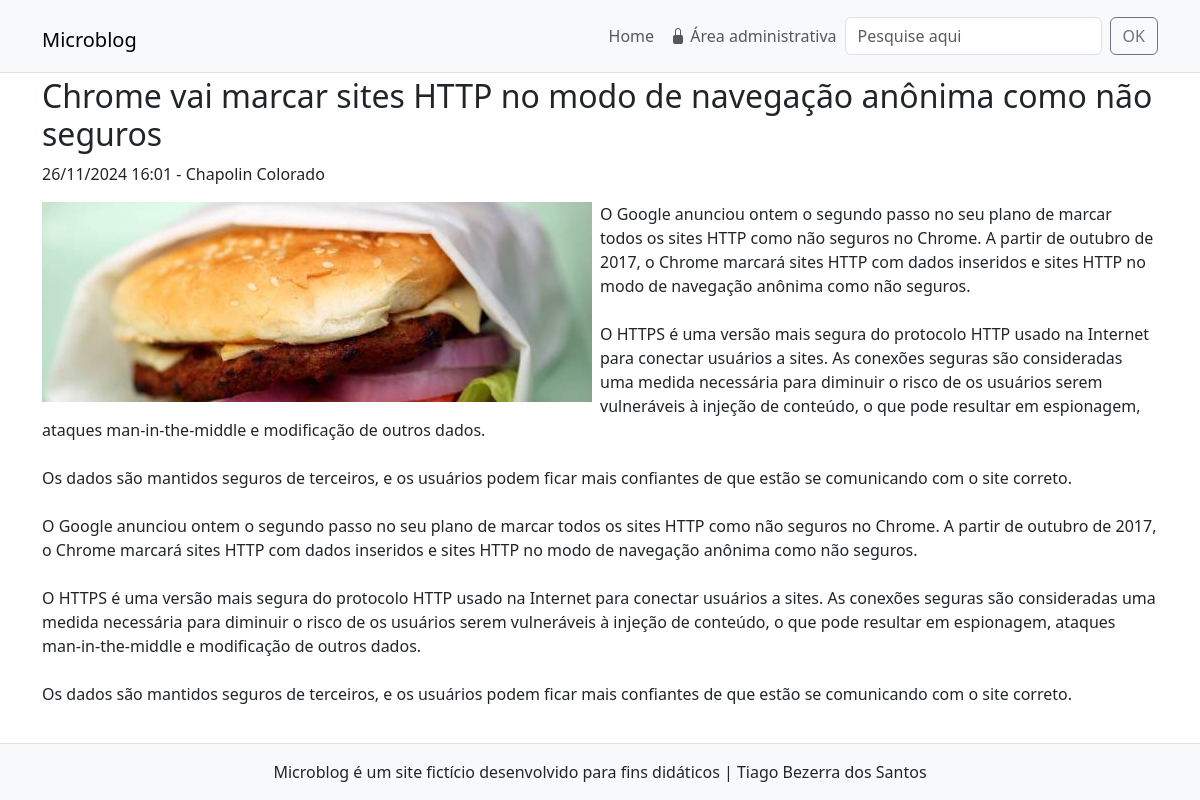
Screenshot of /noticia.php?id=7 with the database file from the repository.
### tables this page shows
CREATE TABLE `noticias` (
  `id` int(11) NOT NULL,
  `data` datetime NOT NULL DEFAULT current_timestamp(),
  `titulo` varchar(150) NOT NULL,
  `texto` text NOT NULL,
  `resumo` text NOT NULL,
  `imagem` varchar(45) NOT NULL,
  `usuario_id` int(11) NOT NULL
);

CREATE TABLE `usuarios` (
  `id` int(11) NOT NULL,
  `nome` varchar(45) NOT NULL,
  `email` varchar(45) NOT NULL,
  `senha` varchar(255) NOT NULL,
  `tipo` enum('admin','editor') NOT NULL
);

### includes/funcoes-noticias.php (called while the page is built, shortened)
<?php
function lerNoticiaCompleta($conexao, $idNoticia){
    $sql = "SELECT
                noticias.id,
                noticias.titulo,
                noticias.data,
                noticias.imagem,
                noticias.texto,
                usuarios.nome
            FROM noticias JOIN usuarios
            ON noticias.usuario_id = usuarios.id
            WHERE noticias.id = $idNoticia";
    $resultado = executarQuery($conexao, $sql);
    return mysqli_fetch_assoc($resultado);
}
function executarQuery($conexao, $sql) {
	$consulta = mysqli_query($conexao, $sql) or die(mysqli_error($conexao));
	return $consulta;
}
function formataData($data){
    return date("d/m/Y H:i", strtotime($data));
}

### noticia.php (the view)
<?php
require "includes/cabecalho.php";
require "includes/funcoes-noticias.php";
$idNoticia = $_GET['id'];
$dadosDaNoticia = lerNoticiaCompleta($conexao, $idNoticia);
?>
<div class="row my-1 mx-md-n1">
    <article class="col-12">
        <h2> <?=$dadosDaNoticia['titulo']?> </h2>
        <p class="font-weight-light">
            <time><?=formataData($dadosDaNoticia['data'])?></time>
            - <span><?=$dadosDaNoticia['nome']?></span>
        </p>
        <img src="imagens/<?=$dadosDaNoticia['imagem']?>" alt="" class="float-start pe-2 img-fluid">
        <p class="ajusta-texto"><?=$dadosDaNoticia['texto']?></p>
    </article>
</div>
<?php
require "includes/rodape.php";
?>

### css/style.css (style rules this page uses)
.ajusta-texto { white-space: pre-wrap; }

### rows the page displays
noticias: titulo "Chrome vai marcar sites HTTP no modo de navegação anônima como não seguros", data "26/11/2024 16:01", usuario.nome "Chapolin Colorado", imagem (picture), texto "O Google anunciou ontem o segundo passo no seu plano de marcar todos os sites HTTP como não seguros no Chrome. A partir de outubro de 2017, o Chrome marcará sites HTTP com dados inseridos e sites HTTP no modo de navegação anônima como não seguros. O HTTPS é uma versão mais segura do protocolo HTTP usado na Internet para conectar usuários a sites. As conexões seguras são consideradas uma medida necessária para diminuir o risco de os usuários serem vulneráveis à injeção de conteúdo, o que pode resultar em espionagem, ataques man-in-the-middle e modificação de outros dados. Os dados são mantidos seguros de terceiros, e os usuários podem ficar mais confiantes de que estão se comunicando com o…"
